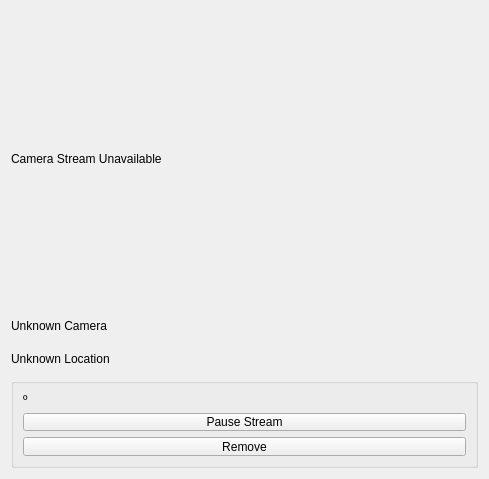
<?xml version="1.0" encoding="UTF-8"?>
<ui version="4.0">
 <class>StreamView</class>
 <widget class="QWidget" name="StreamView">
  <property name="geometry">
   <rect>
    <x>0</x>
    <y>0</y>
    <width>489</width>
    <height>479</height>
   </rect>
  </property>
  <property name="minimumSize">
   <size>
    <width>243</width>
    <height>262</height>
   </size>
  </property>
  <property name="windowTitle">
   <string>Form</string>
  </property>
  <layout class="QGridLayout" name="gridLayout">
   <item row="0" column="0">
    <widget class="QLabel" name="stream_view">
     <property name="minimumSize">
      <size>
       <width>150</width>
       <height>150</height>
      </size>
     </property>
     <property name="text">
      <string>Camera Stream Unavailable</string>
     </property>
    </widget>
   </item>
   <item row="1" column="0">
    <widget class="QLabel" name="cameraName">
     <property name="maximumSize">
      <size>
       <width>16777215</width>
       <height>27</height>
      </size>
     </property>
     <property name="text">
      <string>Unknown Camera</string>
     </property>
    </widget>
   </item>
   <item row="2" column="0">
    <widget class="QLabel" name="location">
     <property name="maximumSize">
      <size>
       <width>16777215</width>
       <height>27</height>
      </size>
     </property>
     <property name="text">
      <string>Unknown Location</string>
     </property>
    </widget>
   </item>
   <item row="5" column="0">
    <widget class="QGroupBox" name="groupBox">
     <property name="maximumSize">
      <size>
       <width>16777215</width>
       <height>90</height>
      </size>
     </property>
     <property name="title">
      <string/>
     </property>
     <layout class="QGridLayout" name="gridLayout_2">
      <item row="0" column="1">
       <widget class="QLabel" name="detectedLabel">
        <property name="maximumSize">
         <size>
          <width>16777215</width>
          <height>16</height>
         </size>
        </property>
        <property name="text">
         <string>º</string>
        </property>
       </widget>
      </item>
      <item row="2" column="1">
       <widget class="QPushButton" name="removeStream">
        <property name="text">
         <string>Remove</string>
        </property>
       </widget>
      </item>
      <item row="1" column="1">
       <widget class="QPushButton" name="pauseStream">
        <property name="text">
         <string>Pause Stream</string>
        </property>
       </widget>
      </item>
     </layout>
    </widget>
   </item>
  </layout>
 </widget>
 <resources/>
 <connections/>
</ui>
